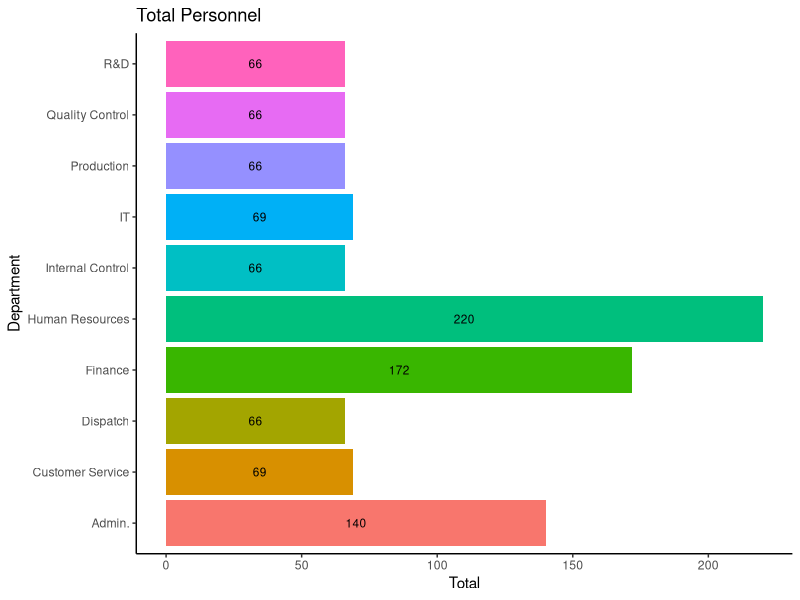
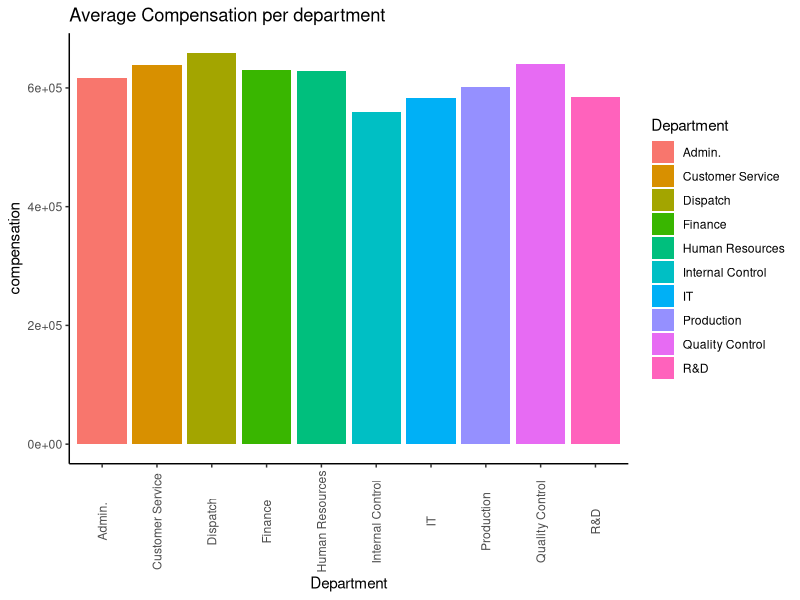
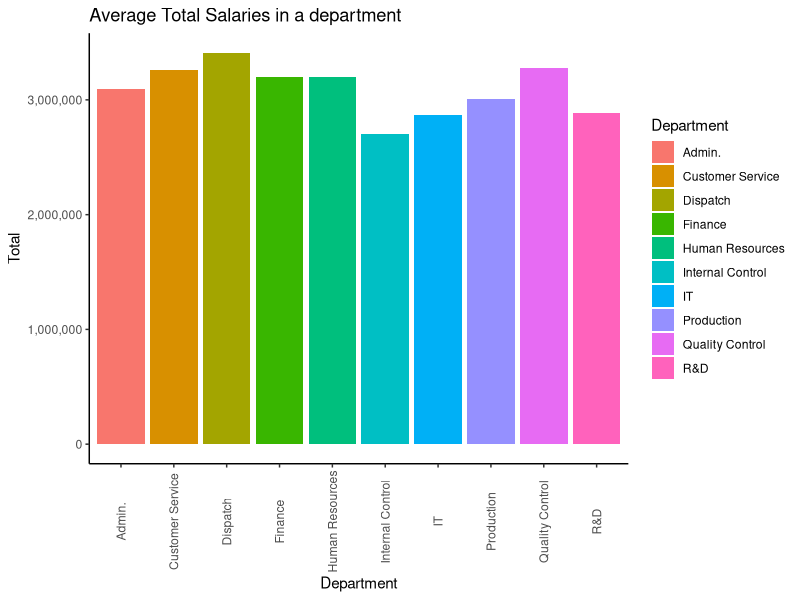
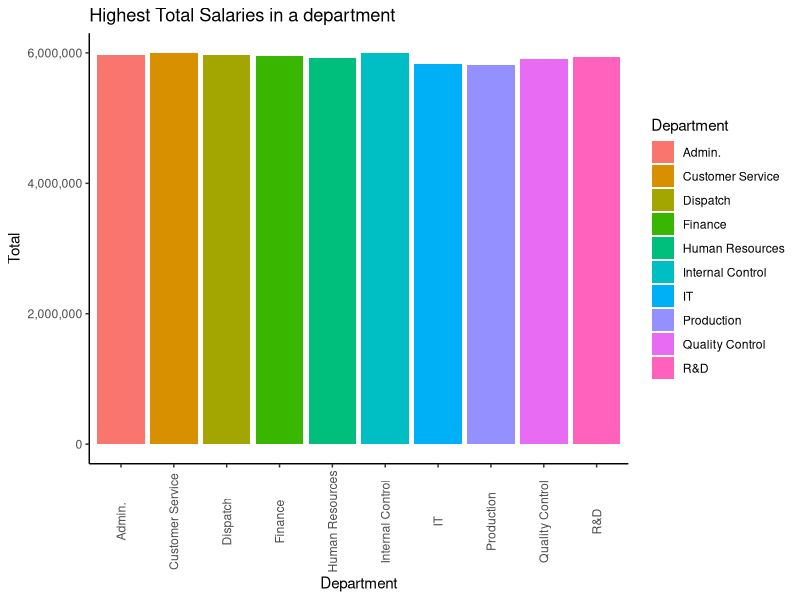
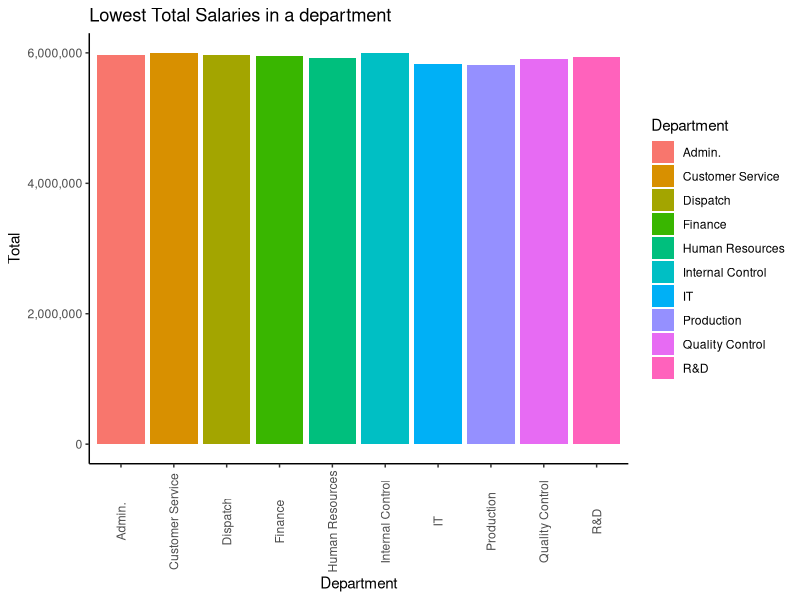
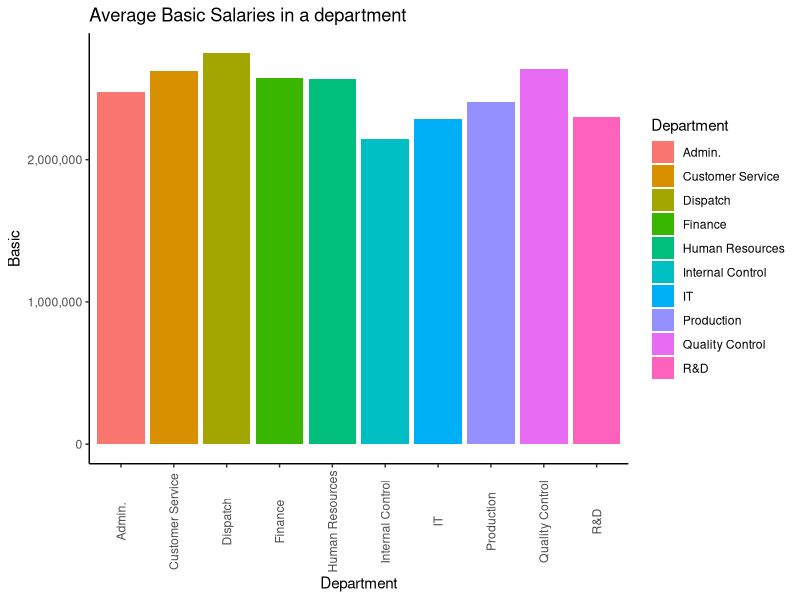
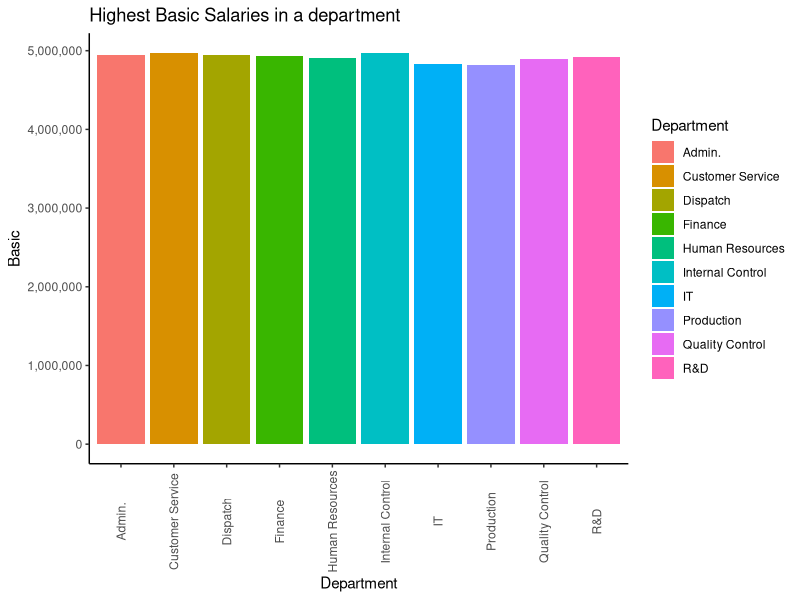
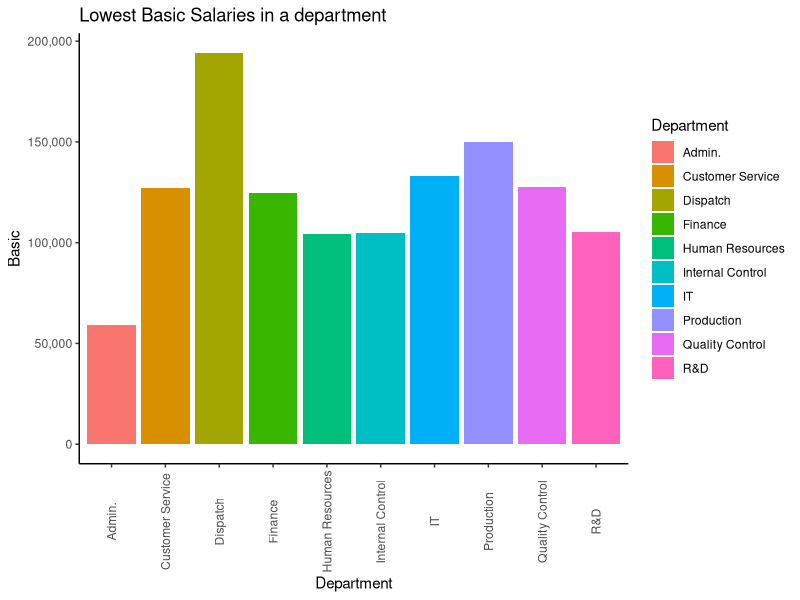

These charts were generated, in order, by the following R code:
## ---- chunk 1
library(tidyverse)

library(ggplot2)
library(dplyr)
salary <- readxl::read_xlsx('Data Analytics DataSet.xlsx')
salary<-salary %>% mutate(compensation = Total-Basic)
is.na(salary)%>%sum()
## ---- chunk 2
banks <- salary %>% 
  select(Bank) %>% 
  distinct()

banks

## ---- chunk 3
dept <- salary %>% 
  select(Department) %>% 
  group_by(Department) %>% 
  mutate(Total =n()) %>%
  distinct()

dept

## ---- chunk 4
dept_graph <- dept %>% ggplot(aes(Department,Total, fill = Department)) + geom_col() + 
  theme_classic() + 
  labs(title = "Total Personnel ") + 
  theme(legend.position = "none") + 
  geom_text(aes(label = Total), 
            position = position_stack(vjust = 0.5),
            color ="black", size = 3) + coord_flip()

dept_graph
## ---- chunk 5
Compensation_dept <- salary %>% aggregate(compensation~Department, FUN = mean)%>% arrange(compensation) 

Compensation_dept

Compensation_dept_graph <- Compensation_dept %>% ggplot(aes(Department,compensation, fill = Department)) + geom_bar(stat = 'identity')  + 
  theme_classic() +  ggtitle("Average Compensation per department") + theme(axis.text.x = element_text(angle = 90, vjust = 0.5))



Compensation_dept_graph




## ---- chunk 6
banks_pay <- salary %>% 
  aggregate(Total~Bank,
            FUN = 'mean')

banks_pay
## ---- chunk 7

dept_pay_mean <- salary %>% 
  aggregate(Total ~ Department,
            FUN = mean) %>% 
  arrange(Total) %>% 
  head(10)


dept_pay_mean_graph <- 
  dept_pay_mean %>%
  ggplot(aes(Department,
             Total,
             fill = Department)) + 
  geom_bar(stat = 'identity') +
  scale_y_continuous(labels = scales::comma) + 
  theme_classic() + 
 ggtitle("Average Total Salaries in a department") + theme(axis.text.x = element_text(angle = 90, vjust = 0.5))


dept_pay_mean_graph
                                    




dept_pay_max <- salary %>% 
  aggregate(Total ~ Department,
            FUN = max) %>% arrange(desc(Total)) %>% head(10)

dept_pay_max

dept_graph_max <- dept_pay_max %>% 
  ggplot(aes(Department,
             Total,
             fill = Department)) + 
  geom_bar(stat = 'identity') +
  scale_y_continuous(labels = scales::comma) + 
  theme_classic() + ggtitle("Highest Total Salaries in a department") + theme(axis.text.x = element_text(angle = 90, vjust = 0.5))

dept_graph_max


dept_pay_min <- salary %>% 
  aggregate(Total ~ Department,
            FUN = max) %>%
  arrange(Total) %>% 
  head(10)

dept_graph_min <- dept_pay_min %>%
  ggplot(aes(Department,
             Total,
             fill = Department)) + 
  geom_col() + 
  theme_classic() + 
  ggtitle("Lowest Total Salaries in a department") +
  scale_y_continuous(labels = scales::comma) + 
  theme(axis.text.x = element_text(angle = 90, vjust = 0.5))


dept_pay_min
dept_graph_min 



## ---- chunk 8
dept_basic <- salary %>% 
  aggregate(Basic~ Department,
            FUN = mean) %>% 
  arrange(desc(Basic)) %>% 
  head(10)

dept_basic
dept_basic_graph <- dept_basic%>% 
  ggplot(aes(Department,
             Basic,
             fill = Department)) + 
  geom_col() +
  scale_y_continuous(labels = scales::comma)  + 
  theme_classic() + 
  ggtitle("Average Basic Salaries in a department") + 
  theme(axis.text.x = element_text(angle = 90, vjust = 0.5))

dept_basic_graph

dept_basic_max <- salary %>%
  aggregate(Basic~ Department,
            FUN = max) %>% 
  arrange(desc(Basic)) %>%
  head(10)
  


dept_basic_max_graph<-dept_basic_max %>% 
  ggplot(aes(Department,Basic,fill = Department)) + 
  geom_col() +scale_y_continuous(labels = scales::comma)+ 
  theme_classic()  + 
  theme_classic()  + 
  ggtitle("Highest Basic Salaries in a department") + 
  theme(axis.text.x = element_text(angle = 90, vjust = 0.5))


dept_basic_max_graph


dept_basic_min <-  salary %>%
  aggregate(Basic~ Department,
            FUN = min) %>% 
  arrange(Basic) %>% 
  head(10)
  


dept_basic_min

dept_basic_min_graph <- dept_basic_min %>% 
  ggplot(aes(Department,Basic,fill = Department)) +
  geom_col() +
  scale_y_continuous(labels = scales::comma)+ 
  theme_classic()+  
  ggtitle("Lowest Basic Salaries in a department") +
  theme(axis.text.x = element_text(angle = 90, vjust = 0.5))


dept_basic_min_graph



t.test(salary$compensation,data = salary)
## ---- chunk 9
unit_basic_mean <- salary %>% 
  aggregate(Basic~Unit,FUN = mean) %>%
  arrange(Basic) %>%
  head(10)


unit_basic_mean

unit_basic_mean_graph <- unit_basic_mean %>% 
  ggplot(aes(Unit,Basic,fill = Unit)) + 
  geom_col() + 
  scale_y_continuous(labels = scales::comma)  + 
  theme_classic()+ 
  ggtitle("Average Basic Salaries in a unit") + 
  theme(axis.text.x = element_text(angle = 90, vjust = 0.5))



unit_basic_mean_graph

unit_basic_max <- salary %>% 
  aggregate(Basic~Unit,FUN = max) %>% 
  arrange(desc(Basic)) %>% 
  head(10)


unit_basic_max

unit_basic_max_graph <- unit_basic_max%>% 
  ggplot(aes(Unit,Basic,fill = Unit)) + 
  geom_col() +
  scale_y_continuous(labels = scales::comma)  + 
  theme_classic() + 
  ggtitle("Highest Basic Salaries in a unit") + 
  theme(axis.text.x = element_text(angle = 90, vjust = 0.5))


unit_basic_max_graph

unit_basic_min  <- salary %>%
  aggregate(Basic~Unit,FUN = min) %>% 
  arrange(Basic) %>% head(10)
 

unit_basic_min

 
 unit_basic_min_graph <- unit_basic_min%>%
   ggplot(aes(Unit,Basic,fill = Unit)) + 
   geom_col() +scale_y_continuous(labels = scales::comma)  + 
   theme_classic() + 
   ggtitle("Lowest Basic Salaries in a unit") + 
   theme(axis.text.x = element_text(angle = 90, vjust = 0.5))


 unit_basic_min_graph
## ---- chunk 10
unit_total_mean <- salary %>% 
  aggregate(Total~Unit,FUN = mean) %>% 
  arrange(Total) %>% 
  head(10)

unit_total_mean

unit_total_mean_graph <- unit_total_mean %>% 
  ggplot(aes(Unit,Total,fill = Unit)) + 
  geom_col() +
  scale_y_continuous(labels = scales::comma) + 
  ggtitle("The Average Total Salaries in a unit")+  
  theme_classic() + theme(axis.text.x = element_text(angle = 90, vjust = 0.5))

unit_total_mean_graph


unit_total_max <- salary %>% 
  aggregate(Total~Unit,FUN = max) %>% 
  arrange(desc(Total)) %>% 
  head(10)

unit_total_max


unit_total_max_graph <- unit_total_max %>% 
  ggplot(aes(Unit,Total,fill = Unit)) +
  geom_col() +
  scale_y_continuous(labels = scales::comma)+ 
  ggtitle("The Highest Total Salaries in a unit") +  
  theme_classic() + theme(axis.text.x = element_text(angle = 90, vjust = 0.5))


unit_total_max_graph

unit_total_min  <- salary %>%
  aggregate(Total~Unit,FUN = min) %>%
  arrange(Total) %>% head(10)

unit_total_min

unit_total_min_graph <- unit_total_min %>%
  ggplot(aes(Unit,Total,fill = Unit)) + 
  geom_col() +
  scale_y_continuous(labels = scales::comma) + 
  ggtitle("The Lowest Total Salaries in a unit") +  theme_classic() + 
  theme(axis.text.x = element_text(angle = 90, vjust = 0.5))


unit_total_min_graph
## ---- chunk 11
employee_pay_max <-  salary %>% 
  select(`First Name`,
         Surname,
         Department,
         Unit,
         Basic,
         Total) %>% 
  arrange(desc(Total)) %>% 
  head(10)

employee_pay_max
## ---- chunk 12
employee_pay_min <-  salary %>% 
  select(`First Name`,
         Surname,
         Department,
         Unit,
         Basic,
         Total) %>% 
  arrange(Total) %>% 
  head(10)

employee_pay_min
